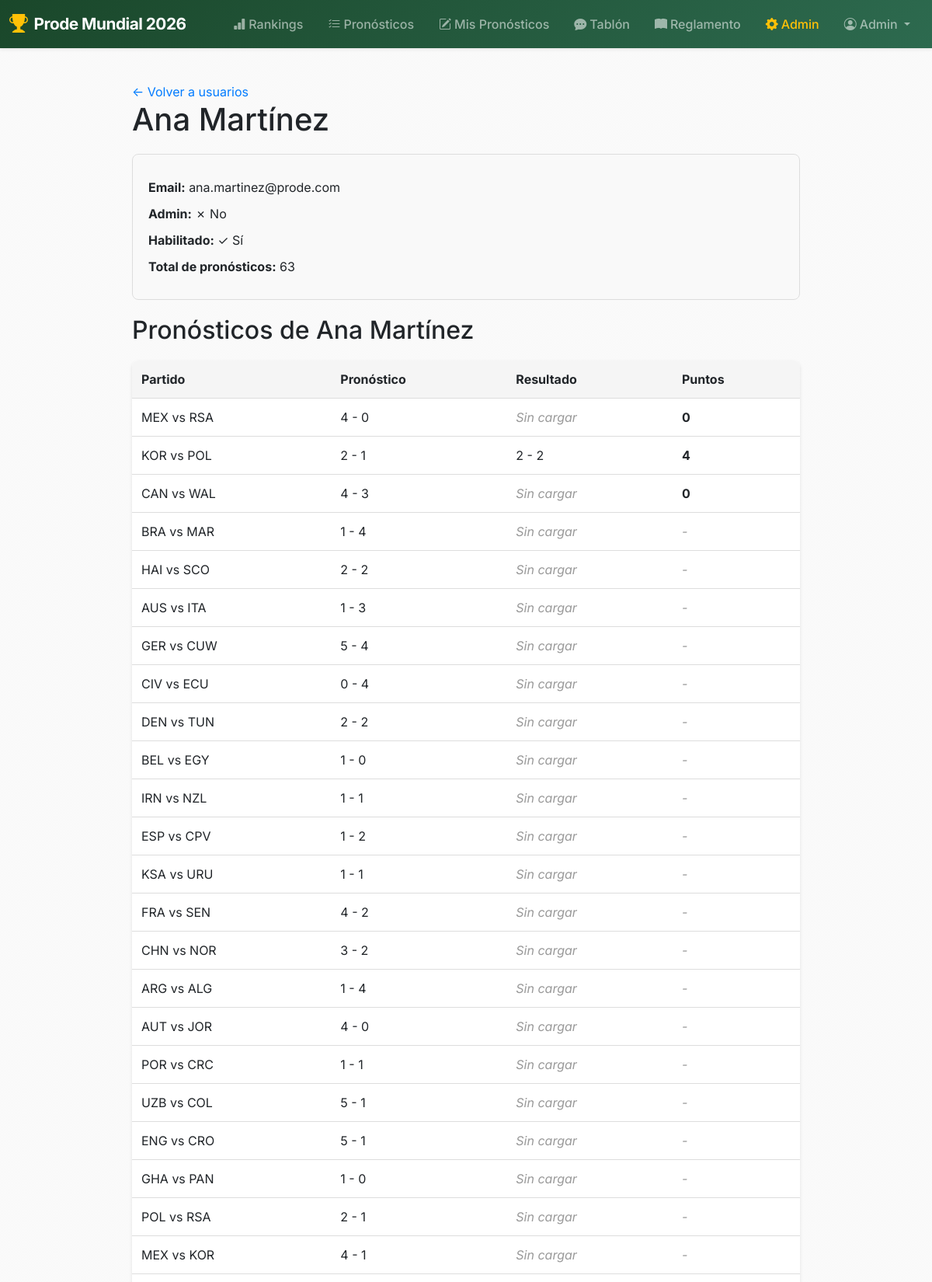
The page /admin/users/2 (signed in, upper part) on the database its author committed.
### models.py (models this page shows, shortened)
class User(db.Model, UserMixin):
    __tablename__ = "users"
    id = db.Column(db.Integer, primary_key=True)
    email = db.Column(db.String(120), unique=True, nullable=False)
    name = db.Column(db.String(80), nullable=False)
    password_hash = db.Column(db.String(256), nullable=True)
    is_admin = db.Column(db.Boolean, default=False)
    is_enabled = db.Column(db.Boolean, default=True)
    predictions = db.relationship('Prediction', backref='user', lazy=True)

class Prediction(db.Model):
    __tablename__ = "predictions"
    id = db.Column(db.Integer, primary_key=True)
    user_id = db.Column(db.Integer, db.ForeignKey("users.id"), nullable=False)
    match_id = db.Column(db.Integer, db.ForeignKey("matches.id"), nullable=False)
    home_goals = db.Column(db.Integer, nullable=False)
    away_goals = db.Column(db.Integer, nullable=False)
    points_awarded = db.Column(db.Integer, nullable=True, default=None)  # ← Cambiar a nullable=True
    match = db.relationship('Match', backref='predictions')

class Match(db.Model):
    __tablename__ = "matches"
    id = db.Column(db.Integer, primary_key=True)
    home_team = db.Column(db.String(100), nullable=False)
    away_team = db.Column(db.String(100), nullable=False)
    kickoff_at = db.Column(db.DateTime(timezone=True), nullable=False)
    closes_at  = db.Column(db.DateTime(timezone=True), nullable=False)
    home_goals = db.Column(db.Integer, nullable=True)
    away_goals = db.Column(db.Integer, nullable=True)
    phase_id = db.Column(db.Integer, db.ForeignKey("phases.id"), nullable=False)
    __table_args__ = (
        db.UniqueConstraint(
            "home_team", "away_team", "kickoff_at",
            name="unique_match"
        ),
    )

### admin/routes.py (the view)
@admin_bp.route('/users/<int:user_id>')
@login_required
@admin_required
def view_user(user_id):
    user = User.query.get_or_404(user_id)
    predictions = Prediction.query.filter_by(user_id=user_id).all()
    return render_template('admin/view_user.html', user=user, predictions=predictions)

### app.py (called while the page is built)
@login_manager.user_loader
def load_user(user_id):
    return User.query.get(int(user_id))

@app.context_processor
def inject_user():
    return {'current_user': current_user}

### templates/admin/view_user.html (shortened to what this page needs)
{% extends "base.html" %}
{% block content %}
<div class="admin-container">
    <a href="{{ url_for('admin.manage_users') }}" style="color: #007bff; text-decoration: none;">← Volver a usuarios</a>
    <h1>{{ user.name }}</h1>
    <div class="user-info-card">
        <p><strong>Email:</strong> {{ user.email }}</p>
        <p><strong>Admin:</strong> {% if user.is_admin %}✓ Sí{% else %}✗ No{% endif %}</p>
        <p><strong>Habilitado:</strong> {% if user.is_enabled %}✓ Sí{% else %}✗ No{% endif %}</p>
        <p><strong>Total de pronósticos:</strong> {{ predictions|length }}</p>
    </div>
    <h2>Pronósticos de {{ user.name }}</h2>
    {% if predictions %}
        <table class="predictions-table">
            <thead>
                <tr>
                    <th>Partido</th>
                    <th>Pronóstico</th>
                    <th>Resultado</th>
                    <th>Puntos</th>
                </tr>
            </thead>
            <tbody>
                {% for pred in predictions %}
                <tr>
                    <td>{{ pred.match.home_team }} vs {{ pred.match.away_team }}</td>
                    <td>{{ pred.home_goals }} - {{ pred.away_goals }}</td>
                    <td>
                        {% if pred.match.home_goals is not none and pred.match.away_goals is not none %}
                            {{ pred.match.home_goals }} - {{ pred.match.away_goals }}
                        {% else %}
                            <em style="color: #999;">Sin cargar</em>
                        {% endif %}
                    </td>
                    <td>
                        {% if pred.points_awarded is not none %}
                            <strong>{{ pred.points_awarded }}</strong>
                        {% else %}
                            <em style="color: #999;">-</em>
                        {% endif %}
                    </td>
                </tr>
                {% endfor %}
            </tbody>
        </table>
    {% else %}
        <p>Este usuario no ha hecho ningún pronóstico.</p>
    {% endif %}
</div>
{% endblock %}

### templates/base.html (shortened to what this page needs)
<!DOCTYPE html>
<html lang="es">
<head>
    <link href="https://cdn.jsdelivr.net/npm/bootstrap@5.3.2/dist/css/bootstrap.min.css" rel="stylesheet">
    <link rel="stylesheet" href="https://cdn.jsdelivr.net/npm/bootstrap-icons@1.11.3/font/bootstrap-icons.min.css">
    <link rel="stylesheet" href="{{ url_for('static', filename='css/site.css') }}?v=7">
</head>
<body>
    <nav class="navbar navbar-expand-lg navbar-dark bg-dark sticky-top shadow-sm">
        <div class="container-fluid">
            <a class="navbar-brand fw-bold d-flex align-items-center" href="{{ url_for('main.index') }}">
                <i class="bi bi-trophy-fill text-warning me-2 fs-4"></i>
                <span>Prode Mundial 2026</span>
            </a>
            <div class="collapse navbar-collapse" id="navbarNav">
                <ul class="navbar-nav ms-auto">
                    <li class="nav-item">
                        <a class="nav-link" href="{{ url_for('main.rankings') }}">
                            <i class="bi bi-bar-chart-fill me-1"></i>Rankings
                        </a>
                    </li>
                    <li class="nav-item">
                        <a class="nav-link" href="{{ url_for('main.all_predictions') }}">
                            <i class="bi bi-list-check me-1"></i>Pronósticos
                        </a>
                    </li>
                    {% if current_user.is_authenticated %}
                        <li class="nav-item">
                            <a class="nav-link" href="{{ url_for('main.predictions') }}">
                                <i class="bi bi-pencil-square me-1"></i>Mis Pronósticos
                            </a>
                        </li>
                    {% endif %}
                    <li class="nav-item">
                        <a class="nav-link" href="{{ url_for('main.tablon') }}">
                            <i class="bi bi-chat-dots-fill me-1"></i>Tablón
                        </a>
                    </li>
                    <li class="nav-item">
                        <a class="nav-link" href="{{ url_for('main.reglamento') }}">
                            <i class="bi bi-book-fill me-1"></i>Reglamento
                        </a>
                    </li>
                    {% if current_user.is_authenticated %}
                        {% if current_user.is_admin %}
                            <li class="nav-item">
                                <a class="nav-link text-warning" href="{{ url_for('admin.dashboard') }}">
                                    <i class="bi bi-gear-fill me-1"></i>Admin
                                </a>
                            </li>
                        {% endif %}
                        <li class="nav-item dropdown">
                            <a class="nav-link dropdown-toggle" href="#" role="button" data-bs-toggle="dropdown">
                                <i class="bi bi-person-circle me-1"></i>{{ current_user.name }}
                            </a>
                        </li>
                    {% endif %}
                </ul>
            </div>
        </div>
    </nav>
    <div class="container my-4">
        {% block content %}{% endblock %}
    </div>
</body>
</html>

### static/css/site.css (style rules this page uses)
:root { --primary-color: #1a472a; --secondary-color: #ffd700; --accent-color: #e63946; --dark-color: #212529; --light-color: #f8f9fa; --gradient-primary: linear-gradient(135deg, #1a472a 0%, #2d6a4f 100%); --gradient-hero: linear-gradient(135deg, #667eea 0%, #764ba2 100%); --gradient-gold: linear-gradient(135deg, #ffd700 0%, #ffed4e 100%); }
* { box-sizing: border-box; }
body { margin: 0; font-family: 'Inter', -apple-system, BlinkMacSystemFont, "Segoe UI", Roboto, sans-serif; background: linear-gradient(rgba(245, 245, 245, 0.55), rgba(245, 245, 245, 0.55)), url('../images/backgrounds/foto2.jpg'); background-size: cover; background-position: center; background-attachment: fixed; background-repeat: no-repeat; color: #212529; min-height: 100vh; display: flex; flex-direction: column; }
.navbar-dark { background: linear-gradient(135deg, #1a472a 0%, #2d6a4f 100%) !important; }
.navbar-brand { font-size: 1.3rem; letter-spacing: -0.5px; }
.nav-link { font-weight: 500; transition: all 0.3s ease; border-radius: 6px; padding: 0.5rem 1rem !important; }
.container { flex: 1; max-width: 1200px; margin-bottom: 3rem; }
h1, h2, h3 { color: var(--text); }

### templates/admin/view_user.html (style rules this page uses)
.admin-container { max-width: 900px; margin: 0 auto; padding: 20px; }
.user-info-card { background-color: #f9f9f9; padding: 20px; border-radius: 8px; border: 1px solid #ddd; margin: 20px 0; }
.user-info-card p { margin: 10px 0; }
.predictions-table { width: 100%; border-collapse: collapse; margin-top: 20px; background: white; border-radius: 8px; overflow: hidden; box-shadow: 0 2px 4px rgba(0,0,0,0.1); }
.predictions-table th, .predictions-table td { padding: 12px; text-align: left; border-bottom: 1px solid #ddd; }
.predictions-table th { background-color: #f5f5f5; font-weight: bold; }

### rows shown on the page
User: name "Admin"
User: name "Ana Martínez", email "ana.martinez@prode.com"
Prediction: match.home_team "MEX", match.away_team "RSA", home_goals "4", away_goals "0", shows "Sin cargar", points_awarded "0"
Prediction: match.home_team "KOR", match.away_team "POL", home_goals "2", away_goals "1", match.home_goals "2", match.away_goals "2", points_awarded "4"
Prediction: match.home_team "CAN", match.away_team "WAL", home_goals "4", away_goals "3", shows "Sin cargar", points_awarded "0"
Prediction: match.home_team "BRA", match.away_team "MAR", home_goals "1", away_goals "4", shows "Sin cargar"
Prediction: match.home_team "HAI", match.away_team "SCO", home_goals "2", away_goals "2", shows "Sin cargar"
Prediction: match.home_team "AUS", match.away_team "ITA", home_goals "1", away_goals "3", shows "Sin cargar"
Prediction: match.home_team "GER", match.away_team "CUW", home_goals "5", away_goals "4", shows "Sin cargar"
Prediction: match.home_team "CIV", match.away_team "ECU", home_goals "0", away_goals "4", shows "Sin cargar"
Prediction: match.home_team "DEN", match.away_team "TUN", home_goals "2", away_goals "2", shows "Sin cargar"
Prediction: match.home_team "BEL", match.away_team "EGY", home_goals "1", away_goals "0", shows "Sin cargar"
Prediction: match.home_team "IRN", match.away_team "NZL", home_goals "1", away_goals "1", shows "Sin cargar"
Prediction: match.home_team "ESP", match.away_team "CPV", home_goals "1", away_goals "2", shows "Sin cargar"
Prediction: match.home_team "KSA", match.away_team "URU", home_goals "1", away_goals "1", shows "Sin cargar"
Prediction: match.home_team "FRA", match.away_team "SEN", home_goals "4", away_goals "2", shows "Sin cargar"
Prediction: match.home_team "CHN", match.away_team "NOR", home_goals "3", away_goals "2", shows "Sin cargar"
Prediction: match.home_team "ARG", match.away_team "ALG", home_goals "1", away_goals "4", shows "Sin cargar"
Prediction: match.home_team "AUT", match.away_team "JOR", home_goals "4", away_goals "0", shows "Sin cargar"
Prediction: match.home_team "POR", match.away_team "CRC", home_goals "1", away_goals "1", shows "Sin cargar"
Prediction: match.home_team "UZB", match.away_team "COL", home_goals "5", away_goals "1", shows "Sin cargar"
Prediction: match.home_team "ENG", match.away_team "CRO", home_goals "5", away_goals "1", shows "Sin cargar"
Prediction: match.home_team "GHA", match.away_team "PAN", home_goals "1", away_goals "0", shows "Sin cargar"
Prediction: match.home_team "POL", match.away_team "RSA", home_goals "2", away_goals "1", shows "Sin cargar"
Prediction: match.home_team "MEX", match.away_team "KOR", home_goals "4", away_goals "1", shows "Sin cargar"

### other values the page prints
{{ predictions|length }} "63"
